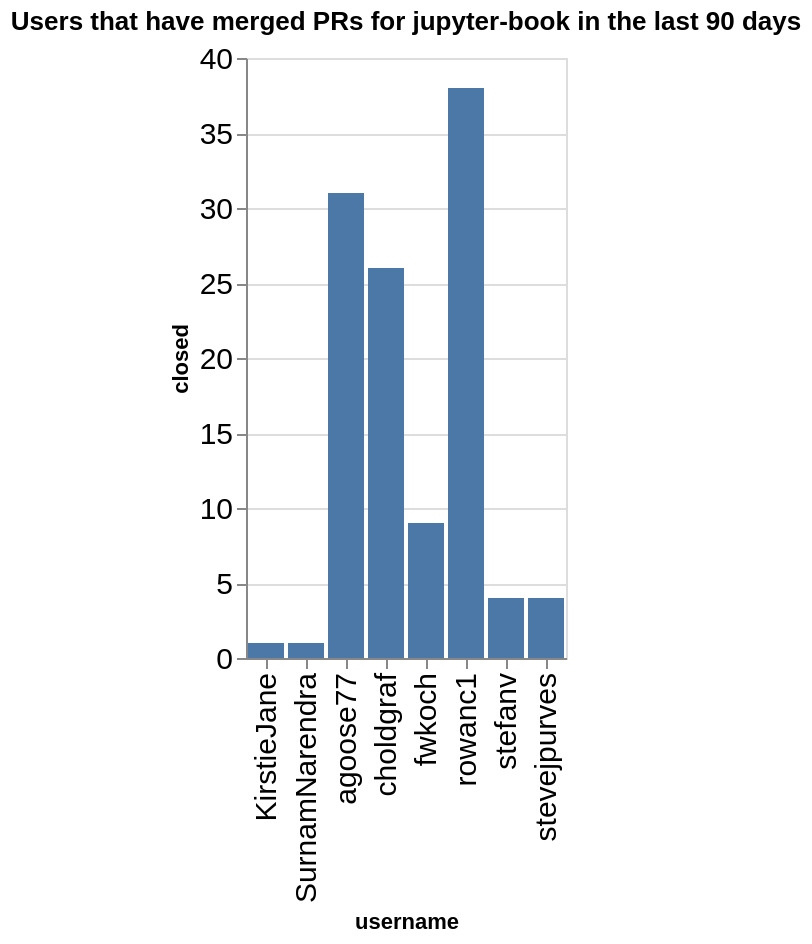

Notebook code cell kept with this figure:
### Code cell
charts = []
title = f"Users that have merged PRs for {github_org} in the last {n_days} days"
ch = alt.Chart(data=closed_by_repo.replace(np.nan, 0), title=title).mark_bar().encode(
    x='username',
    y='closed',
)
ch

### Figure 1 — Vega-Lite specification as saved in the notebook (floating-point values rounded to 4 significant figures)
{"config": {"axisLeft": {"labelFontSize": 15}, "axisBottom": {"labelFontSize": 15}}, "data": {"name": "data-107f55f50e42a4324e4590fbdf6f71c2"}, "mark": {"type": "bar"}, "encoding": {"x": {"field": "username", "type": "nominal"}, "y": {"field": "closed", "type": "quantitative"}}, "title": "Users that have merged PRs for jupyter-book in the last 90 days", "$schema": "https://vega.github.io/schema/vega-lite/v5.20.1.json", "datasets": {"data-107f55f50e42a4324e4590fbdf6f71c2": [{"name": "blog", "username": "agoose77", "closed": 3}, {"name": "blog", "username": "choldgraf", "closed": 3}, {"name": "example-landing-pages", "username": "agoose77", "closed": 1}, {"name": "example-outputs", "username": "stevejpurves", "closed": 3}, {"name": "jupyter-book", "username": "KirstieJane", "closed": 1}, {"name": "jupyter-book", "username": "SurnamNarendra", "closed": 1}, {"name": "jupyter-book", "username": "agoose77", "closed": 17}, {"name": "jupyter-book", "username": "choldgraf", "closed": 8}, {"name": "jupyterlab-myst", "username": "agoose77", "closed": 1}, {"name": "myst-theme", "username": "agoose77", "closed": 3}, {"name": "myst-theme", "username": "choldgraf", "closed": 3}, {"name": "myst-theme", "username": "fwkoch", "closed": 2}, {"name": "myst-theme", "username": "rowanc1", "closed": 7}, {"name": "myst-theme", "username": "stefanv", "closed": 1}, {"name": "myst-theme", "username": "stevejpurves", "closed": 1}, {"name": "mystmd", "username": "agoose77", "closed": 5}, {"name": "mystmd", "username": "choldgraf", "closed": 12}, {"name": "mystmd", "username": "fwkoch", "closed": 7}, {"name": "mystmd", "username": "rowanc1", "closed": 31}, {"name": "mystmd", "username": "stefanv", "closed": 3}, {"name": "team-compass", "username": "agoose77", "closed": 1}]}}
